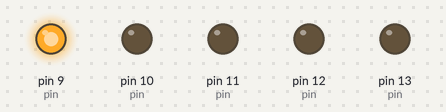
Simulated run of this sketch. Board: Arduino Uno, built with avr-gcc and run on an emulated ATmega328P. Shown: output pins drawn as LEDs (lit = HIGH).

Above: at 0.5 s.
At 1.5 s:
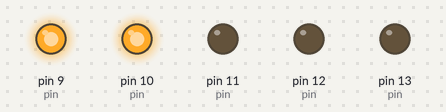
At 2.5 s:
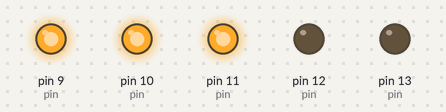
At 3.5 s:
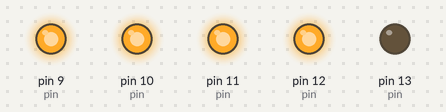
At 4.5 s:
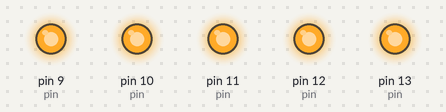
At 5.7 s:
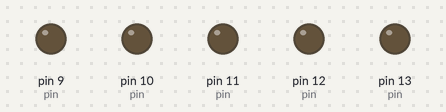
Timing chart, 0 to 8.5 s (numbered marks = the images above):
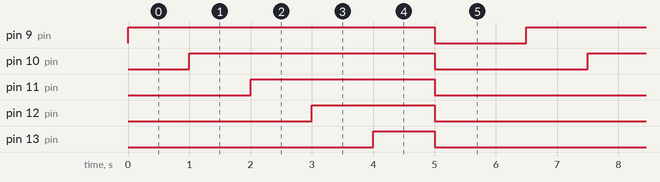

The sketch:

turnon_off_led_using_for.ino
```cpp
//Bat sang lan luot 5 bong den LED, su dung tu chan 9 den 13 roi tat tat ca cac den
int led1 = 9;
int led2 = 10;
int led3 = 11;
int led4 = 12;
int led5 = 13;
const int ledNumber = 5;
int pin[ledNumber] = {led1,led2,led3,led4,led5}; //Khai bao mang chua cac led
void setup() {
  for(int i = 0;i<ledNumber;++i)
  {
    pinMode(pin[i],OUTPUT);
  }
}

void loop() {
  for(int i = 0;i<ledNumber;++i)
  {
    digitalWrite(pin[i],HIGH);
    delay(1000);
  }
  for(int i = ledNumber-1;i>=0;--i)
  {
   digitalWrite(pin[i],LOW);
  }
  delay(1500);
}
```

Measured:
- by itself, pin 9 (pin): alternates HIGH for 5.0 s and LOW for 1.5 s
- by itself, pin 10 (pin): alternates HIGH for 4.0 s and LOW for 2.5 s
- by itself, pin 11 (pin): alternates HIGH for 3.0 s and LOW for 3.5 s
- by itself, pin 12 (pin): alternates HIGH for 2.0 s and LOW for 4.5 s
- by itself, pin 13 (pin): alternates HIGH for 1.0 s and LOW for 5.5 s
